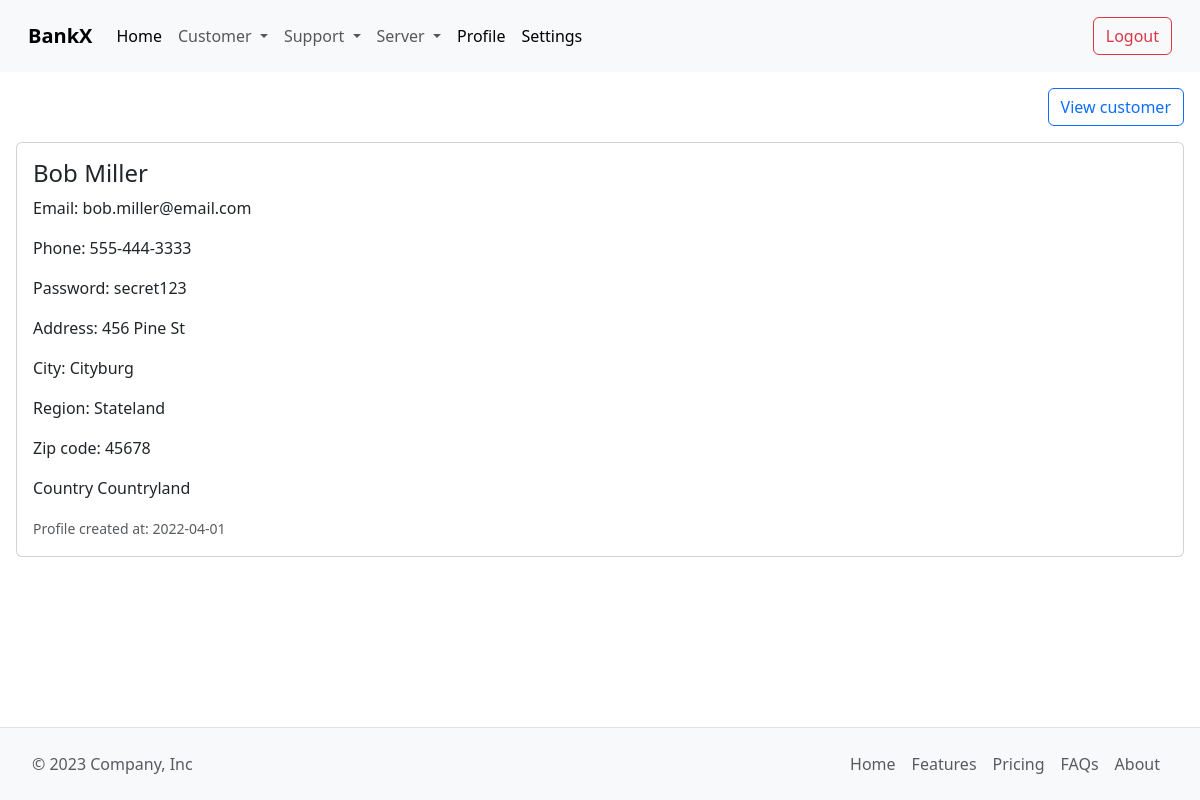
The app's page /Admin/customer_profile.php?id=2 (signed in) with its own data.
### tables this page shows
CREATE TABLE `Customers` (
    `CustomerID` INT PRIMARY KEY AUTO_INCREMENT,
    `FirstName` VARCHAR(50) NOT NULL,
    `LastName` VARCHAR(50) NOT NULL,
    `Email` VARCHAR(100) NOT NULL,
    `PhoneNumber` VARCHAR(100) NOT NULL,
    `Password` VARCHAR(100) NOT NULL,
    `Address` VARCHAR(255),
    `City` VARCHAR(50),
    `State` VARCHAR(50),
    `ZipCode` VARCHAR(10),
    `Country` VARCHAR(50),
    `RegistrationDate` DATE NOT NULL
);

### src/Admin/customer_profile.php (the view)
<?php
include("include/header.php");
require_once("../Modules/config.php");
$userid = isset($_GET['id']) ? htmlspecialchars($_GET['id']) : '';
$stmt = $conn->prepare("SELECT * FROM `Customers` WHERE `CustomerID` = :userid");
$stmt->bindValue(":userid", $userid, PDO::PARAM_INT);
$stmt->execute();
$result = $stmt->fetch(PDO::FETCH_ASSOC);
?>
<div style="padding-right: 1rem; padding-top: 1rem;">
	<ul class="nav justify-content-end">
		<li class="nav-item">
			<a class="btn btn-outline-primary" href="customer.php">View customer</a>
		</li>
	</ul>
</div>
<div style="padding: 1rem; padding-right: 1rem; padding-left: 1rem; padding-bottom: 8rem;">
	<div class="card">
		<div class="card-body">
			<h4 class="card-title">
				<?php echo $result['FirstName']; ?>
				<?php echo $result['LastName']; ?>
			</h4>
			<p class="card-text">Email:
				<?= $result['Email']; ?>
			</p>
			<p class="card-text">Phone:
				<?= $result['PhoneNumber']; ?>
			</p>
			<p class="card-text">Password:
				<?= $result['Password']; ?>
			</p>
			<p class="card-text">Address:
				<?= $result['Address']; ?>
			</p>
			<p class="card-text">City:
				<?= $result['City']; ?>
			</p>
			<p class="card-text">Region:
				<?= $result['State']; ?>
			</p>
			<p class="card-text">Zip code:
				<?= $result['ZipCode']; ?>
			</p>
			<p class="card-text">Country
				<?= $result['Country']; ?>
			</p>
			<p class="card-text"><small class="text-muted">Profile created at:
					<?php echo $result['RegistrationDate']; ?>
				</small></p>
		</div>
	</div>
</div>
<?php
include("include/footer.php");
?>

### records on screen
customers: FirstName "Bob", LastName "Miller", Email "bob.miller@email.com", PhoneNumber "555-444-3333", Password "secret123", Address "456 Pine St", City "Cityburg", State "Stateland", ZipCode "45678", Country "Countryland", RegistrationDate "2022-04-01"
